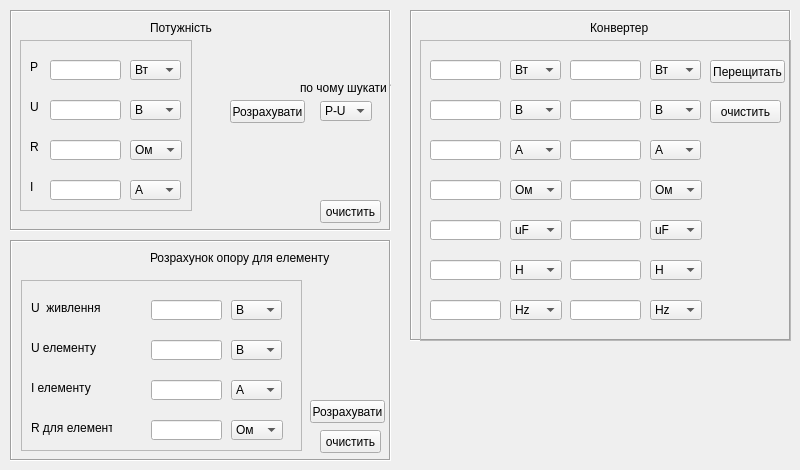
    <widget class="QWidget" name="tab_4">
     <attribute name="title">
      <string>доп лист</string>
     </attribute>
     <widget class="QFrame" name="frame_13">
      <property name="geometry">
       <rect>
        <x>10</x>
        <y>10</y>
        <width>381</width>
        <height>221</height>
       </rect>
      </property>
      <property name="frameShape">
       <enum>QFrame::Box</enum>
      </property>
      <property name="frameShadow">
       <enum>QFrame::Sunken</enum>
      </property>
      <widget class="QLabel" name="label_40">
       <property name="geometry">
        <rect>
         <x>140</x>
         <y>10</y>
         <width>131</width>
         <height>16</height>
        </rect>
       </property>
       <property name="text">
        <string>Потужність</string>
       </property>
      </widget>
      <widget class="QFrame" name="frame_18">
       <property name="geometry">
        <rect>
         <x>10</x>
         <y>30</y>
         <width>172</width>
         <height>171</height>
        </rect>
       </property>
       <property name="frameShape">
        <enum>QFrame::StyledPanel</enum>
       </property>
       <property name="frameShadow">
        <enum>QFrame::Raised</enum>
       </property>
       <widget class="QLabel" name="label_41">
        <property name="geometry">
         <rect>
          <x>10</x>
          <y>20</y>
          <width>13</width>
          <height>13</height>
         </rect>
        </property>
        <property name="text">
         <string>P</string>
        </property>
       </widget>
       <widget class="QLabel" name="label_53">
        <property name="geometry">
         <rect>
          <x>10</x>
          <y>100</y>
          <width>13</width>
          <height>13</height>
         </rect>
        </property>
        <property name="text">
         <string>R</string>
        </property>
       </widget>
       <widget class="QLineEdit" name="P1">
        <property name="geometry">
         <rect>
          <x>30</x>
          <y>20</y>
          <width>71</width>
          <height>20</height>
         </rect>
        </property>
       </widget>
       <widget class="QLineEdit" name="U1">
        <property name="geometry">
         <rect>
          <x>30</x>
          <y>60</y>
          <width>71</width>
          <height>20</height>
         </rect>
        </property>
       </widget>
       <widget class="QLabel" name="label_54">
        <property name="geometry">
         <rect>
          <x>10</x>
          <y>60</y>
          <width>13</width>
          <height>13</height>
         </rect>
        </property>
        <property name="text">
         <string>U</string>
        </property>
       </widget>
       <widget class="QLineEdit" name="R1">
        <property name="geometry">
         <rect>
          <x>30</x>
          <y>100</y>
          <width>71</width>
          <height>20</height>
         </rect>
        </property>
       </widget>
       <widget class="QLineEdit" name="I1">
        <property name="geometry">
         <rect>
          <x>30</x>
          <y>140</y>
          <width>71</width>
          <height>20</height>
         </rect>
        </property>
       </widget>
       <widget class="QLabel" name="label_55">
        <property name="geometry">
         <rect>
          <x>10</x>
          <y>140</y>
          <width>13</width>
          <height>13</height>
         </rect>
        </property>
        <property name="text">
         <string>I</string>
        </property>
       </widget>
       <widget class="QComboBox" name="v11">
        <property name="geometry">
         <rect>
          <x>110</x>
          <y>20</y>
          <width>51</width>
          <height>20</height>
         </rect>
        </property>
        <property name="currentIndex">
         <number>2</number>
        </property>
        <item>
         <property name="text">
          <string>МВт</string>
         </property>
        </item>
        <item>
         <property name="text">
          <string>кВт</string>
         </property>
        </item>
        <item>
         <property name="text">
          <string>Вт</string>
         </property>
        </item>
        <item>
         <property name="text">
          <string>мВт</string>
         </property>
        </item>
        <item>
         <property name="text">
          <string>мкВт</string>
         </property>
        </item>
       </widget>
       <widget class="QComboBox" name="v44">
        <property name="geometry">
         <rect>
          <x>110</x>
          <y>140</y>
          <width>51</width>
          <height>20</height>
         </rect>
        </property>
        <property name="currentIndex">
         <number>2</number>
        </property>
        <item>
         <property name="text">
          <string>МА</string>
         </property>
        </item>
        <item>
         <property name="text">
          <string>кА</string>
         </property>
        </item>
        <item>
         <property name="text">
          <string>А</string>
         </property>
        </item>
        <item>
         <property name="text">
          <string>мА</string>
         </property>
        </item>
        <item>
         <property name="text">
          <string>мкА</string>
         </property>
        </item>
       </widget>
       <widget class="QComboBox" name="v33">
        <property name="geometry">
         <rect>
          <x>110</x>
          <y>100</y>
          <width>52</width>
          <height>20</height>
         </rect>
        </property>
        <property name="currentIndex">
         <number>2</number>
        </property>
        <item>
         <property name="text">
          <string>МОм</string>
         </property>
        </item>
        <item>
         <property name="text">
          <string>кОм</string>
         </property>
        </item>
        <item>
         <property name="text">
          <string>Ом</string>
         </property>
        </item>
        <item>
         <property name="text">
          <string>мОм</string>
         </property>
        </item>
        <item>
         <property name="text">
          <string>мкОм</string>
         </property>
        </item>
       </widget>
       <widget class="QComboBox" name="v22">
        <property name="geometry">
         <rect>
          <x>110</x>
          <y>60</y>
          <width>51</width>
          <height>20</height>
         </rect>
        </property>
        <property name="currentIndex">
         <number>2</number>
        </property>
        <item>
         <property name="text">
          <string>МВ</string>
         </property>
        </item>
        <item>
         <property name="text">
          <string>кВ</string>
         </property>
        </item>
        <item>
         <property name="text">
          <string>В</string>
         </property>
        </item>
        <item>
         <property name="text">
          <string>мВ</string>
         </property>
        </item>
        <item>
         <property name="text">
          <string>мкВ</string>
         </property>
        </item>
       </widget>
      </widget>
      <widget class="QPushButton" name="bfind_Z_2">
       <property name="geometry">
        <rect>
         <x>220</x>
         <y>90</y>
         <width>75</width>
         <height>23</height>
        </rect>
       </property>
       <property name="text">
        <string>Розрахувати</string>
       </property>
      </widget>
      <widget class="QPushButton" name="c1_9">
       <property name="geometry">
        <rect>
         <x>310</x>
         <y>190</y>
         <width>61</width>
         <height>23</height>
        </rect>
       </property>
       <property name="text">
        <string>очистить</string>
       </property>
      </widget>
      <widget class="QComboBox" name="pos_z_2">
       <property name="geometry">
        <rect>
         <x>310</x>
         <y>91</y>
         <width>52</width>
         <height>20</height>
        </rect>
       </property>
       <property name="currentIndex">
        <number>0</number>
       </property>
       <item>
        <property name="text">
         <string>P-U</string>
        </property>
       </item>
       <item>
        <property name="text">
         <string>P-R</string>
        </property>
       </item>
       <item>
        <property name="text">
         <string>P-I</string>
        </property>
       </item>
       <item>
        <property name="text">
         <string>U-I</string>
        </property>
       </item>
       <item>
        <property name="text">
         <string>U-R</string>
        </property>
       </item>
       <item>
        <property name="text">
         <string>R-I</string>
        </property>
       </item>
      </widget>
      <widget class="QLabel" name="label_7">
       <property name="geometry">
        <rect>
         <x>290</x>
         <y>70</y>
         <width>101</width>
         <height>16</height>
        </rect>
       </property>
       <property name="text">
        <string>по чому шукати ?</string>
       </property>
      </widget>
     </widget>
     <widget class="QFrame" name="frame_21">
      <property name="geometry">
       <rect>
        <x>10</x>
        <y>240</y>
        <width>381</width>
        <height>221</height>
       </rect>
      </property>
      <property name="frameShape">
       <enum>QFrame::Box</enum>
      </property>
      <property name="frameShadow">
       <enum>QFrame::Sunken</enum>
      </property>
      <widget class="QLabel" name="label_56">
       <property name="geometry">
        <rect>
         <x>140</x>
         <y>10</y>
         <width>191</width>
         <height>16</height>
        </rect>
       </property>
       <property name="text">
        <string>Розрахунок опору для елементу</string>
       </property>
      </widget>
      <widget class="QFrame" name="frame_22">
       <property name="geometry">
        <rect>
         <x>11</x>
         <y>40</y>
         <width>281</width>
         <height>171</height>
        </rect>
       </property>
       <property name="frameShape">
        <enum>QFrame::StyledPanel</enum>
       </property>
       <property name="frameShadow">
        <enum>QFrame::Raised</enum>
       </property>
       <widget class="QLabel" name="label_58">
        <property name="geometry">
         <rect>
          <x>10</x>
          <y>20</y>
          <width>81</width>
          <height>16</height>
         </rect>
        </property>
        <property name="text">
         <string>U  живлення</string>
        </property>
       </widget>
       <widget class="QLineEdit" name="ug">
        <property name="geometry">
         <rect>
          <x>130</x>
          <y>20</y>
          <width>71</width>
          <height>20</height>
         </rect>
        </property>
       </widget>
       <widget class="QLineEdit" name="ue">
        <property name="geometry">
         <rect>
          <x>130</x>
          <y>60</y>
          <width>71</width>
          <height>20</height>
         </rect>
        </property>
       </widget>
       <widget class="QLabel" name="label_60">
        <property name="geometry">
         <rect>
          <x>10</x>
          <y>60</y>
          <width>81</width>
          <height>16</height>
         </rect>
        </property>
        <property name="text">
         <string>U елементу</string>
        </property>
       </widget>
       <widget class="QLineEdit" name="ie">
        <property name="geometry">
         <rect>
          <x>130</x>
          <y>100</y>
          <width>71</width>
          <height>20</height>
         </rect>
        </property>
       </widget>
       <widget class="QLabel" name="label_61">
        <property name="geometry">
         <rect>
          <x>10</x>
          <y>100</y>
          <width>61</width>
          <height>16</height>
         </rect>
        </property>
        <property name="text">
         <string>I елементу</string>
        </property>
       </widget>
       <widget class="QComboBox" name="ief">
        <property name="geometry">
         <rect>
          <x>210</x>
          <y>100</y>
          <width>51</width>
          <height>20</height>
         </rect>
        </property>
        <property name="currentIndex">
         <number>2</number>
        </property>
        <item>
         <property name="text">
          <string>МА</string>
         </property>
        </item>
        <item>
         <property name="text">
          <string>кА</string>
         </property>
        </item>
        <item>
         <property name="text">
          <string>А</string>
         </property>
        </item>
        <item>
         <property name="text">
          <string>мА</string>
         </property>
        </item>
        <item>
         <property name="text">
          <string>мкА</string>
         </property>
        </item>
       </widget>
       <widget class="QComboBox" name="uef">
        <property name="geometry">
         <rect>
          <x>210</x>
          <y>60</y>
          <width>51</width>
          <height>20</height>
         </rect>
        </property>
        <property name="currentIndex">
         <number>2</number>
        </property>
        <item>
         <property name="text">
          <string>МВ</string>
         </property>
        </item>
        <item>
         <property name="text">
          <string>кВ</string>
         </property>
        </item>
        <item>
         <property name="text">
          <string>В</string>
         </property>
        </item>
        <item>
         <property name="text">
          <string>мВ</string>
         </property>
        </item>
        <item>
         <property name="text">
          <string>мкВ</string>
         </property>
        </item>
       </widget>
       <widget class="QLabel" name="label_59">
        <property name="geometry">
         <rect>
          <x>10</x>
          <y>140</y>
          <width>81</width>
          <height>16</height>
         </rect>
        </property>
        <property name="text">
         <string>R для елементу</string>
        </property>
       </widget>
       <widget class="QComboBox" name="ref">
        <property name="geometry">
         <rect>
          <x>210</x>
          <y>140</y>
          <width>52</width>
          <height>20</height>
         </rect>
        </property>
        <property name="currentIndex">
         <number>2</number>
        </property>
        <item>
         <property name="text">
          <string>МОм</string>
         </property>
        </item>
        <item>
         <property name="text">
          <string>кОм</string>
         </property>
        </item>
        <item>
         <property name="text">
          <string>Ом</string>
         </property>
        </item>
        <item>
         <property name="text">
          <string>мОм</string>
         </property>
        </item>
        <item>
         <property name="text">
          <string>мкОм</string>
         </property>
        </item>
       </widget>
       <widget class="QLineEdit" name="re">
        <property name="geometry">
         <rect>
          <x>130</x>
          <y>140</y>
          <width>71</width>
          <height>20</height>
         </rect>
        </property>
       </widget>
       <widget class="QComboBox" name="ugf">
        <property name="geometry">
         <rect>
          <x>210</x>
          <y>20</y>
          <width>51</width>
          <height>20</height>
         </rect>
        </property>
        <property name="currentIndex">
         <number>2</number>
        </property>
        <item>
         <property name="text">
          <string>МВ</string>
         </property>
        </item>
        <item>
         <property name="text">
          <string>кВ</string>
         </property>
        </item>
        <item>
         <property name="text">
          <string>В</string>
         </property>
        </item>
        <item>
         <property name="text">
          <string>мВ</string>
         </property>
        </item>
        <item>
         <property name="text">
          <string>мкВ</string>
         </property>
        </item>
       </widget>
      </widget>
      <widget class="QPushButton" name="bfind_el">
       <property name="geometry">
        <rect>
         <x>300</x>
         <y>160</y>
         <width>75</width>
         <height>23</height>
        </rect>
       </property>
       <property name="text">
        <string>Розрахувати</string>
       </property>
      </widget>
      <widget class="QPushButton" name="c1_11">
       <property name="geometry">
        <rect>
         <x>310</x>
         <y>190</y>
         <width>61</width>
         <height>23</height>
        </rect>
       </property>
       <property name="text">
        <string>очистить</string>
       </property>
      </widget>
     </widget>
     <widget class="QFrame" name="frame_19">
      <property name="geometry">
       <rect>
        <x>410</x>
        <y>10</y>
        <width>381</width>
        <height>331</height>
       </rect>
      </property>
      <property name="frameShape">
       <enum>QFrame::Box</enum>
      </property>
      <property name="frameShadow">
       <enum>QFrame::Sunken</enum>
      </property>
      <widget class="QLabel" name="label_57">
       <property name="geometry">
        <rect>
         <x>180</x>
         <y>10</y>
         <width>131</width>
         <height>16</height>
        </rect>
       </property>
       <property name="text">
        <string>Конвертер</string>
       </property>
      </widget>
      <widget class="QFrame" name="frame_20">
       <property name="geometry">
        <rect>
         <x>10</x>
         <y>30</y>
         <width>371</width>
         <height>301</height>
        </rect>
       </property>
       <property name="frameShape">
        <enum>QFrame::StyledPanel</enum>
       </property>
       <property name="frameShadow">
        <enum>QFrame::Raised</enum>
       </property>
       <widget class="QLineEdit" name="ch1">
        <property name="geometry">
         <rect>
          <x>10</x>
          <y>260</y>
          <width>71</width>
          <height>20</height>
         </rect>
        </property>
       </widget>
       <widget class="QComboBox" name="ch1v">
        <property name="geometry">
         <rect>
          <x>90</x>
          <y>260</y>
          <width>52</width>
          <height>20</height>
         </rect>
        </property>
        <property name="currentIndex">
         <number>2</number>
        </property>
        <item>
         <property name="text">
          <string>MHz</string>
         </property>
        </item>
        <item>
         <property name="text">
          <string>kHz</string>
         </property>
        </item>
        <item>
         <property name="text">
          <string>Hz</string>
         </property>
        </item>
       </widget>
       <widget class="QLineEdit" name="ce1">
        <property name="geometry">
         <rect>
          <x>10</x>
          <y>180</y>
          <width>71</width>
          <height>20</height>
         </rect>
        </property>
       </widget>
       <widget class="QComboBox" name="cm1v">
        <property name="geometry">
         <rect>
          <x>90</x>
          <y>140</y>
          <width>52</width>
          <height>20</height>
         </rect>
        </property>
        <property name="currentIndex">
         <number>2</number>
        </property>
        <item>
         <property name="text">
          <string>МОм</string>
         </property>
        </item>
        <item>
         <property name="text">
          <string>кОм</string>
         </property>
        </item>
        <item>
         <property name="text">
          <string>Ом</string>
         </property>
        </item>
        <item>
         <property name="text">
          <string>мОм</string>
         </property>
        </item>
        <item>
         <property name="text">
          <string>мкОм</string>
         </property>
        </item>
       </widget>
       <widget class="QLineEdit" name="cm1">
        <property name="geometry">
         <rect>
          <x>10</x>
          <y>140</y>
          <width>71</width>
          <height>20</height>
         </rect>
        </property>
       </widget>
       <widget class="QComboBox" name="ce1v">
        <property name="geometry">
         <rect>
          <x>90</x>
          <y>180</y>
          <width>52</width>
          <height>20</height>
         </rect>
        </property>
        <property name="currentIndex">
         <number>2</number>
        </property>
        <item>
         <property name="text">
          <string>F</string>
         </property>
        </item>
        <item>
         <property name="text">
          <string>mF</string>
         </property>
        </item>
        <item>
         <property name="text">
          <string>uF</string>
         </property>
        </item>
        <item>
         <property name="text">
          <string>nF</string>
         </property>
        </item>
        <item>
         <property name="text">
          <string>pF</string>
         </property>
        </item>
       </widget>
       <widget class="QLineEdit" name="ci1">
        <property name="geometry">
         <rect>
          <x>10</x>
          <y>100</y>
          <width>71</width>
          <height>20</height>
         </rect>
        </property>
       </widget>
       <widget class="QComboBox" name="ci1v">
        <property name="geometry">
         <rect>
          <x>90</x>
          <y>100</y>
          <width>51</width>
          <height>20</height>
         </rect>
        </property>
        <property name="currentIndex">
         <number>2</number>
        </property>
        <item>
         <property name="text">
          <string>МА</string>
         </property>
        </item>
        <item>
         <property name="text">
          <string>кА</string>
         </property>
        </item>
        <item>
         <property name="text">
          <string>А</string>
         </property>
        </item>
        <item>
         <property name="text">
          <string>мА</string>
         </property>
        </item>
        <item>
         <property name="text">
          <string>мкА</string>
         </property>
        </item>
       </widget>
       <widget class="QComboBox" name="cm2v">
        <property name="geometry">
         <rect>
          <x>230</x>
          <y>140</y>
          <width>52</width>
          <height>20</height>
         </rect>
        </property>
        <property name="currentIndex">
         <number>2</number>
        </property>
        <item>
         <property name="text">
          <string>МОм</string>
         </property>
        </item>
        <item>
         <property name="text">
          <string>кОм</string>
         </property>
        </item>
        <item>
         <property name="text">
          <string>Ом</string>
         </property>
        </item>
        <item>
         <property name="text">
          <string>мОм</string>
         </property>
        </item>
        <item>
         <property name="text">
          <string>мкОм</string>
         </property>
        </item>
       </widget>
       <widget class="QComboBox" name="ci2v">
        <property name="geometry">
         <rect>
          <x>230</x>
          <y>100</y>
          <width>51</width>
          <height>20</height>
         </rect>
        </property>
        <property name="currentIndex">
         <number>2</number>
        </property>
        <item>
         <property name="text">
          <string>МА</string>
         </property>
        </item>
        <item>
         <property name="text">
          <string>кА</string>
         </property>
        </item>
        <item>
         <property name="text">
          <string>А</string>
         </property>
        </item>
        <item>
         <property name="text">
          <string>мА</string>
         </property>
        </item>
        <item>
         <property name="text">
          <string>мкА</string>
         </property>
        </item>
       </widget>
       <widget class="QComboBox" name="ce2v">
        <property name="geometry">
         <rect>
          <x>230</x>
          <y>180</y>
          <width>52</width>
          <height>20</height>
         </rect>
        </property>
        <property name="currentIndex">
         <number>2</number>
        </property>
        <item>
         <property name="text">
          <string>F</string>
         </property>
        </item>
        <item>
         <property name="text">
          <string>mF</string>
         </property>
        </item>
        <item>
         <property name="text">
          <string>uF</string>
         </property>
        </item>
        <item>
         <property name="text">
          <string>nF</string>
         </property>
        </item>
        <item>
         <property name="text">
          <string>pF</string>
         </property>
        </item>
       </widget>
       <widget class="QLineEdit" name="cm2">
        <property name="geometry">
         <rect>
          <x>150</x>
          <y>140</y>
          <width>71</width>
          <height>20</height>
         </rect>
        </property>
       </widget>
       <widget class="QLineEdit" name="ci2">
        <property name="geometry">
         <rect>
          <x>150</x>
          <y>100</y>
          <width>71</width>
          <height>20</height>
         </rect>
        </property>
       </widget>
       <widget class="QLineEdit" name="ce2">
        <property name="geometry">
         <rect>
          <x>150</x>
          <y>180</y>
          <width>71</width>
          <height>20</height>
         </rect>
        </property>
       </widget>
       <widget class="QLineEdit" name="ch2">
        <property name="geometry">
         <rect>
          <x>150</x>
          <y>260</y>
          <width>71</width>
          <height>20</height>
         </rect>
        </property>
       </widget>
       <widget class="QComboBox" name="ch2v">
        <property name="geometry">
         <rect>
          <x>230</x>
          <y>260</y>
          <width>52</width>
          <height>20</height>
         </rect>
        </property>
        <property name="currentIndex">
         <number>2</number>
        </property>
        <item>
         <property name="text">
          <string>MHz</string>
         </property>
        </item>
        <item>
         <property name="text">
          <string>kHz</string>
         </property>
        </item>
        <item>
         <property name="text">
          <string>Hz</string>
         </property>
        </item>
       </widget>
       <widget class="QPushButton" name="bfind_c">
        <property name="geometry">
         <rect>
          <x>290</x>
          <y>20</y>
          <width>75</width>
          <height>23</height>
         </rect>
        </property>
        <property name="text">
         <string>Перещитать</string>
        </property>
       </widget>
       <widget class="QPushButton" name="c1_10">
        <property name="geometry">
         <rect>
          <x>290</x>
          <y>60</y>
          <width>71</width>
          <height>23</height>
         </rect>
        </property>
        <property name="text">
         <string>очистить</string>
        </property>
       </widget>
       <widget class="QComboBox" name="cvt2v">
        <property name="geometry">
         <rect>
          <x>230</x>
          <y>20</y>
          <width>51</width>
          <height>20</height>
         </rect>
        </property>
        <property name="currentIndex">
         <number>2</number>
        </property>
        <item>
         <property name="text">
          <string>МВт</string>
         </property>
        </item>
        <item>
         <property name="text">
          <string>кВт</string>
         </property>
        </item>
        <item>
         <property name="text">
          <string>Вт</string>
         </property>
        </item>
        <item>
         <property name="text">
          <string>мВт</string>
         </property>
        </item>
        <item>
         <property name="text">
          <string>мкВт</string>
         </property>
        </item>
       </widget>
       <widget class="QComboBox" name="cvt1v">
        <property name="geometry">
         <rect>
          <x>90</x>
          <y>20</y>
          <width>51</width>
          <height>20</height>
         </rect>
        </property>
        <property name="currentIndex">
         <number>2</number>
        </property>
        <item>
         <property name="text">
          <string>МВт</string>
         </property>
        </item>
        <item>
         <property name="text">
          <string>кВт</string>
         </property>
        </item>
        <item>
         <property name="text">
          <string>Вт</string>
         </property>
        </item>
        <item>
         <property name="text">
          <string>мВт</string>
         </property>
        </item>
        <item>
         <property name="text">
          <string>мкВт</string>
         </property>
        </item>
       </widget>
       <widget class="QLineEdit" name="cvt1">
        <property name="geometry">
         <rect>
          <x>10</x>
          <y>20</y>
          <width>71</width>
          <height>20</height>
         </rect>
        </property>
       </widget>
       <widget class="QLineEdit" name="cvt2">
        <property name="geometry">
         <rect>
          <x>150</x>
          <y>20</y>
          <width>71</width>
          <height>20</height>
         </rect>
        </property>
       </widget>
       <widget class="QComboBox" name="cv2v">
        <property name="geometry">
         <rect>
          <x>230</x>
          <y>60</y>
          <width>51</width>
          <height>20</height>
         </rect>
        </property>
        <property name="currentIndex">
         <number>2</number>
        </property>
        <item>
         <property name="text">
          <string>МВ</string>
         </property>
        </item>
        <item>
         <property name="text">
          <string>кВ</string>
         </property>
        </item>
        <item>
         <property name="text">
          <string>В</string>
         </property>
        </item>
        <item>
         <property name="text">
          <string>мВ</string>
         </property>
        </item>
        <item>
         <property name="text">
          <string>мкВ</string>
         </property>
        </item>
       </widget>
       <widget class="QComboBox" name="cv1v">
        <property name="geometry">
         <rect>
          <x>90</x>
          <y>60</y>
          <width>51</width>
          <height>20</height>
         </rect>
        </property>
        <property name="currentIndex">
         <number>2</number>
        </property>
        <item>
         <property name="text">
          <string>МВ</string>
         </property>
        </item>
        <item>
         <property name="text">
          <string>кВ</string>
         </property>
        </item>
        <item>
         <property name="text">
          <string>В</string>
         </property>
        </item>
        <item>
         <property name="text">
          <string>мВ</string>
         </property>
        </item>
        <item>
         <property name="text">
          <string>мкВ</string>
         </property>
        </item>
       </widget>
       <widget class="QLineEdit" name="cv1">
        <property name="geometry">
         <rect>
          <x>10</x>
          <y>60</y>
          <width>71</width>
          <height>20</height>
         </rect>
        </property>
       </widget>
       <widget class="QLineEdit" name="cv2">
        <property name="geometry">
         <rect>
          <x>150</x>
          <y>60</y>
          <width>71</width>
          <height>20</height>
         </rect>
        </property>
       </widget>
       <widget class="QComboBox" name="cl2v">
        <property name="geometry">
         <rect>
          <x>230</x>
          <y>220</y>
          <width>52</width>
          <height>20</height>
         </rect>
        </property>
        <property name="currentIndex">
         <number>0</number>
        </property>
        <item>
         <property name="text">
          <string>H</string>
         </property>
        </item>
        <item>
         <property name="text">
          <string>mH</string>
         </property>
        </item>
        <item>
         <property name="text">
          <string>uH</string>
         </property>
        </item>
       </widget>
       <widget class="QLineEdit" name="cl2">
        <property name="geometry">
         <rect>
          <x>150</x>
          <y>220</y>
          <width>71</width>
          <height>20</height>
         </rect>
        </property>
       </widget>
       <widget class="QLineEdit" name="cl1">
        <property name="geometry">
         <rect>
          <x>10</x>
          <y>220</y>
          <width>71</width>
          <height>20</height>
         </rect>
        </property>
       </widget>
       <widget class="QComboBox" name="cl1v">
        <property name="geometry">
         <rect>
          <x>90</x>
          <y>220</y>
          <width>52</width>
          <height>20</height>
         </rect>
        </property>
        <property name="currentIndex">
         <number>0</number>
        </property>
        <item>
         <property name="text">
          <string>H</string>
         </property>
        </item>
        <item>
         <property name="text">
          <string>mH</string>
         </property>
        </item>
        <item>
         <property name="text">
          <string>uH</string>
         </property>
        </item>
       </widget>
      </widget>
     </widget>
    </widget>
